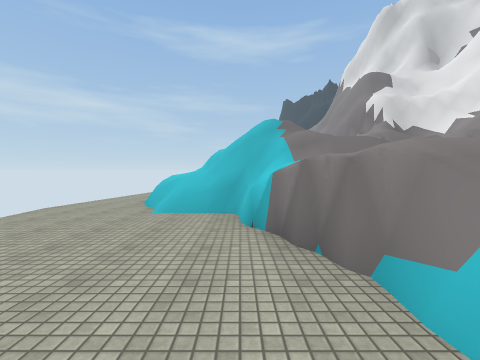
[1] (above)

14 first-person views from a walk through a Unity game level. The camera is 1.5 m above the floor, tilts 2° down and sees 90° across. Doors are open. The floor is counted in squares, 2 m on a side. Each view is taken from the middle of a square. On the plan, view 1 faces up. The plan holds only what a view shows up to about 9 squares ahead; the rest is blank. The place goes on beyond the plan. The player character is not drawn. Some surface patterns are stand-ins.

[2]
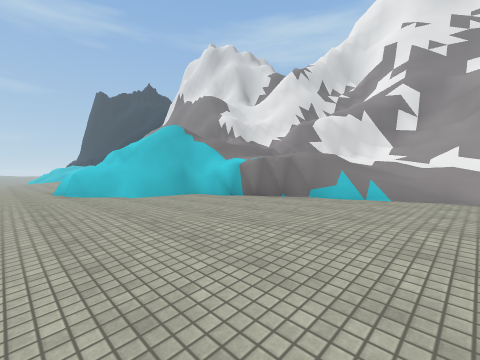

[3]
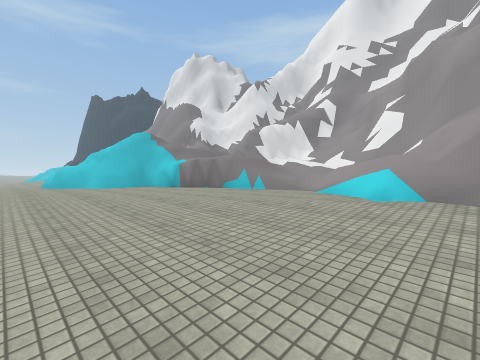

[4]
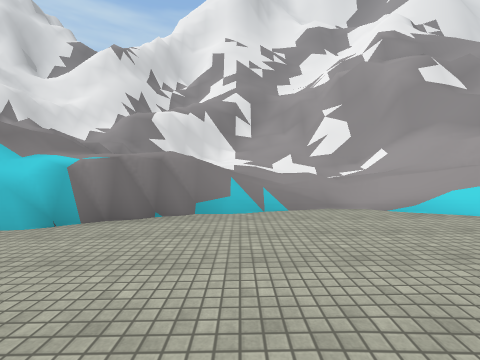

[5]
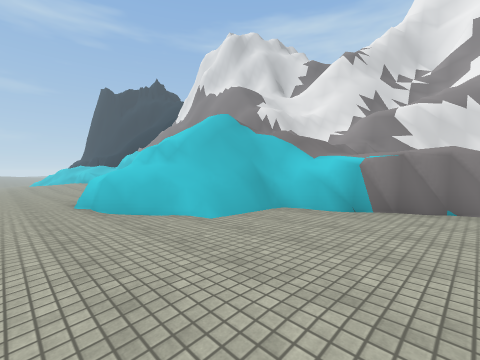

[6]
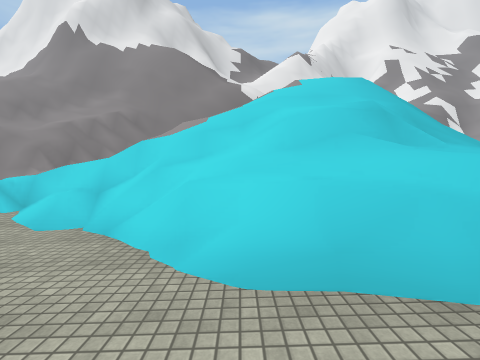

[7]
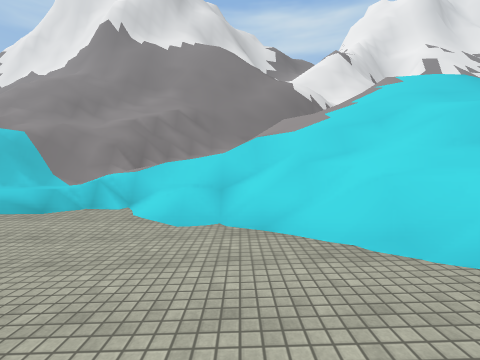

[8]
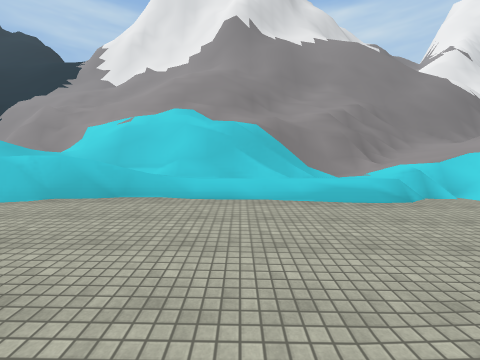

[9]
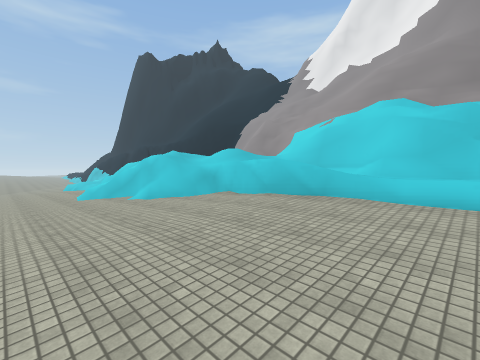

[10]
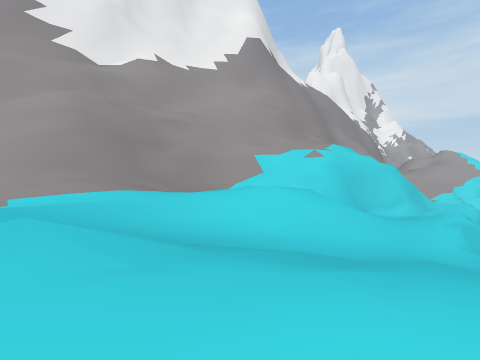

[11]
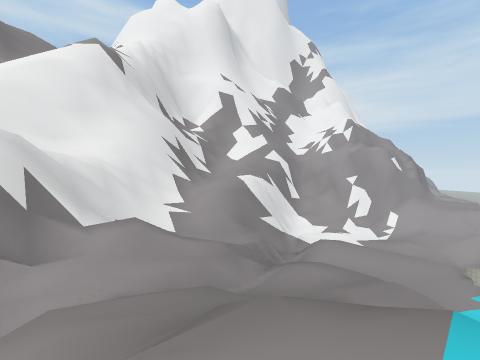

[12]
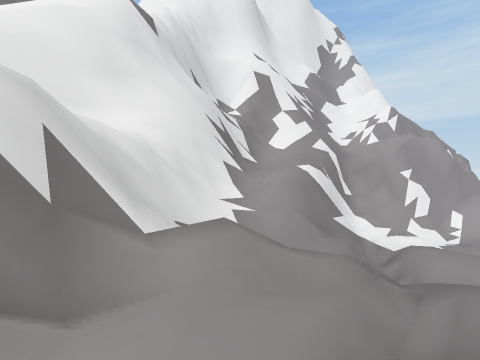

[13]
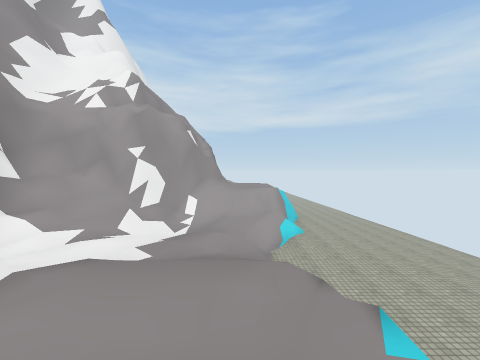

[14]
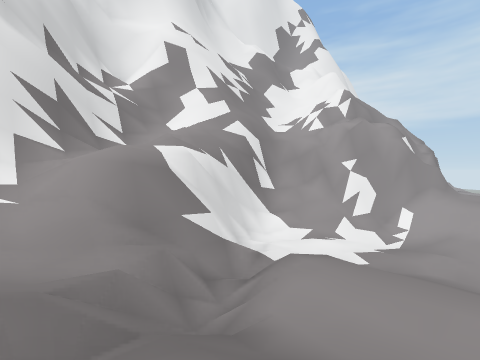

### Floor plan
Key: @ floor where view 1 was taken; # wall or solid block; . main floor; : floor 0.25 m higher than the main floor; - floor 0.25 m lower than the main floor; + floor 0.5 m higher than the main floor; _ floor 0.5 m lower than the main floor; < floor 0.75 m lower than the main floor; * floor 1 m higher than the main floor; ( floor 1 m lower than the main floor; / step, stairs or slope; = window, fence, low wall or low ledge; ^ raised ledge; v drop or lower ground.
Columns run from 4 left of view 1 to 7 right of it. Each row starts with its distance up from view 1.
 27 (</ //////^
 26 (</=/////#^
 25 <//=/////^
 24 <////// #^
 23 <///=///^
 22 <//.=//==
 21 _//.= ###
 20 _//.=/#
 19 _//.+##
 18 _-/.:##
 17  -/.+=##
 16   -.+*##
 15    .//###
 14   -.///=^
 13 ....=//=^
 12 .../#///#
 11 ...#// /#
 10 ..===/  #^
  9 ../=////=##
  8 .=/=/////=#
  7 ..///////##
  6 ::///////==^
  5 :://=///=#=^
  4 ::::v////^^
  3 :+++=#///#^
  2 :++++#////^
  1 .:+++=////#
  0 ./++@////##
 -1 ./++++//#^^
 -2 .//++=//#^
 -3 .//+=v//#
 -4 .//+#=/#^

Positions as (right, up) in squares from view 1, and headings:
1: (0, 0), facing up
2: (-4, -1), facing up-right
3: (-4, -4), facing up-right
4: (-3, 1), facing right
5: (-4, 2), facing up-right
6: (-4, 10), facing right
7: (-4, 12), facing right
8: (-4, 18), facing right
9: (-4, 18), facing up-right
10: (0, 27), facing down-right
11: (1, 9), facing down-right
12: (3, 9), facing down-right
13: (2, 5), facing down
14: (2, 6), facing down-right
